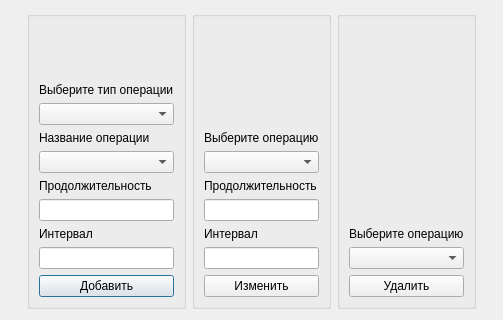
<?xml version="1.0" encoding="UTF-8"?>
<ui version="4.0">
 <class>Action</class>
 <widget class="QDialog" name="Action">
  <property name="geometry">
   <rect>
    <x>0</x>
    <y>0</y>
    <width>503</width>
    <height>320</height>
   </rect>
  </property>
  <property name="minimumSize">
   <size>
    <width>400</width>
    <height>320</height>
   </size>
  </property>
  <property name="windowTitle">
   <string>Dialog</string>
  </property>
  <layout class="QGridLayout" name="gridLayout">
   <item row="0" column="4">
    <spacer name="horizontalSpacer">
     <property name="orientation">
      <enum>Qt::Horizontal</enum>
     </property>
     <property name="sizeHint" stdset="0">
      <size>
       <width>40</width>
       <height>20</height>
      </size>
     </property>
    </spacer>
   </item>
   <item row="0" column="1">
    <widget class="QGroupBox" name="Add">
     <property name="title">
      <string/>
     </property>
     <layout class="QGridLayout" name="gridLayout_2">
      <item row="8" column="0">
       <widget class="QLineEdit" name="operationInterval"/>
      </item>
      <item row="5" column="0">
       <widget class="QLabel" name="label_3">
        <property name="text">
         <string>Продолжительность</string>
        </property>
       </widget>
      </item>
      <item row="1" column="0">
       <widget class="QLabel" name="label_12">
        <property name="text">
         <string>Выберите тип операции</string>
        </property>
       </widget>
      </item>
      <item row="0" column="0">
       <spacer name="verticalSpacer_2">
        <property name="orientation">
         <enum>Qt::Vertical</enum>
        </property>
        <property name="sizeHint" stdset="0">
         <size>
          <width>20</width>
          <height>40</height>
         </size>
        </property>
       </spacer>
      </item>
      <item row="2" column="0">
       <widget class="QComboBox" name="comboBox_4"/>
      </item>
      <item row="3" column="0">
       <widget class="QLabel" name="label_13">
        <property name="text">
         <string>Название операции</string>
        </property>
       </widget>
      </item>
      <item row="6" column="0">
       <widget class="QLineEdit" name="operationWidth"/>
      </item>
      <item row="7" column="0">
       <widget class="QLabel" name="label_8">
        <property name="text">
         <string>Интервал</string>
        </property>
       </widget>
      </item>
      <item row="9" column="0">
       <widget class="QPushButton" name="AddOperation">
        <property name="text">
         <string>Добавить</string>
        </property>
       </widget>
      </item>
      <item row="4" column="0">
       <widget class="QComboBox" name="nameOperations"/>
      </item>
     </layout>
    </widget>
   </item>
   <item row="0" column="0">
    <spacer name="horizontalSpacer_2">
     <property name="orientation">
      <enum>Qt::Horizontal</enum>
     </property>
     <property name="sizeHint" stdset="0">
      <size>
       <width>40</width>
       <height>20</height>
      </size>
     </property>
    </spacer>
   </item>
   <item row="0" column="2">
    <widget class="QGroupBox" name="Update">
     <property name="title">
      <string/>
     </property>
     <layout class="QVBoxLayout" name="verticalLayout">
      <item>
       <spacer name="verticalSpacer_3">
        <property name="orientation">
         <enum>Qt::Vertical</enum>
        </property>
        <property name="sizeHint" stdset="0">
         <size>
          <width>20</width>
          <height>40</height>
         </size>
        </property>
       </spacer>
      </item>
      <item>
       <widget class="QLabel" name="label_4">
        <property name="text">
         <string>Выберите операцию</string>
        </property>
       </widget>
      </item>
      <item>
       <widget class="QComboBox" name="comboBox"/>
      </item>
      <item>
       <widget class="QLabel" name="label_5">
        <property name="text">
         <string>Продолжительность</string>
        </property>
       </widget>
      </item>
      <item>
       <widget class="QLineEdit" name="operationWidth_2"/>
      </item>
      <item>
       <widget class="QLabel" name="label_9">
        <property name="text">
         <string>Интервал</string>
        </property>
       </widget>
      </item>
      <item>
       <widget class="QLineEdit" name="operationInterval_2"/>
      </item>
      <item>
       <widget class="QPushButton" name="UpdateOperation">
        <property name="text">
         <string>Изменить</string>
        </property>
       </widget>
      </item>
     </layout>
    </widget>
   </item>
   <item row="0" column="3">
    <widget class="QGroupBox" name="Delete">
     <property name="title">
      <string/>
     </property>
     <layout class="QGridLayout" name="gridLayout_3">
      <item row="2" column="0">
       <widget class="QComboBox" name="comboBox_2"/>
      </item>
      <item row="3" column="0">
       <widget class="QPushButton" name="DeleteOperation">
        <property name="text">
         <string>Удалить</string>
        </property>
       </widget>
      </item>
      <item row="1" column="0">
       <widget class="QLabel" name="label_6">
        <property name="text">
         <string>Выберите операцию</string>
        </property>
       </widget>
      </item>
      <item row="0" column="0">
       <spacer name="verticalSpacer">
        <property name="orientation">
         <enum>Qt::Vertical</enum>
        </property>
        <property name="sizeHint" stdset="0">
         <size>
          <width>20</width>
          <height>40</height>
         </size>
        </property>
       </spacer>
      </item>
     </layout>
    </widget>
   </item>
  </layout>
 </widget>
 <resources/>
 <connections/>
</ui>
